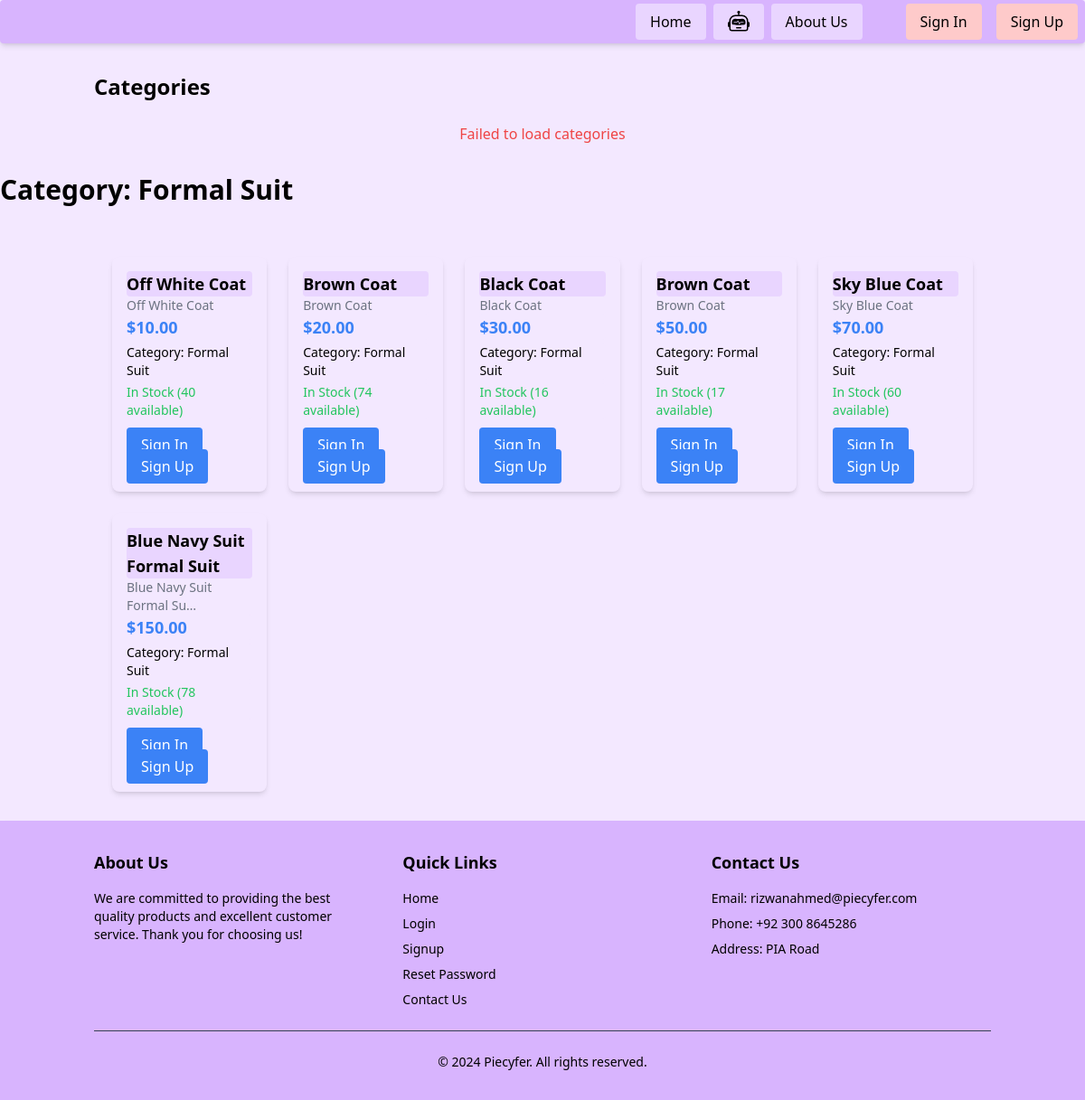
/category/5/, run on an earlier commit of the app's database.
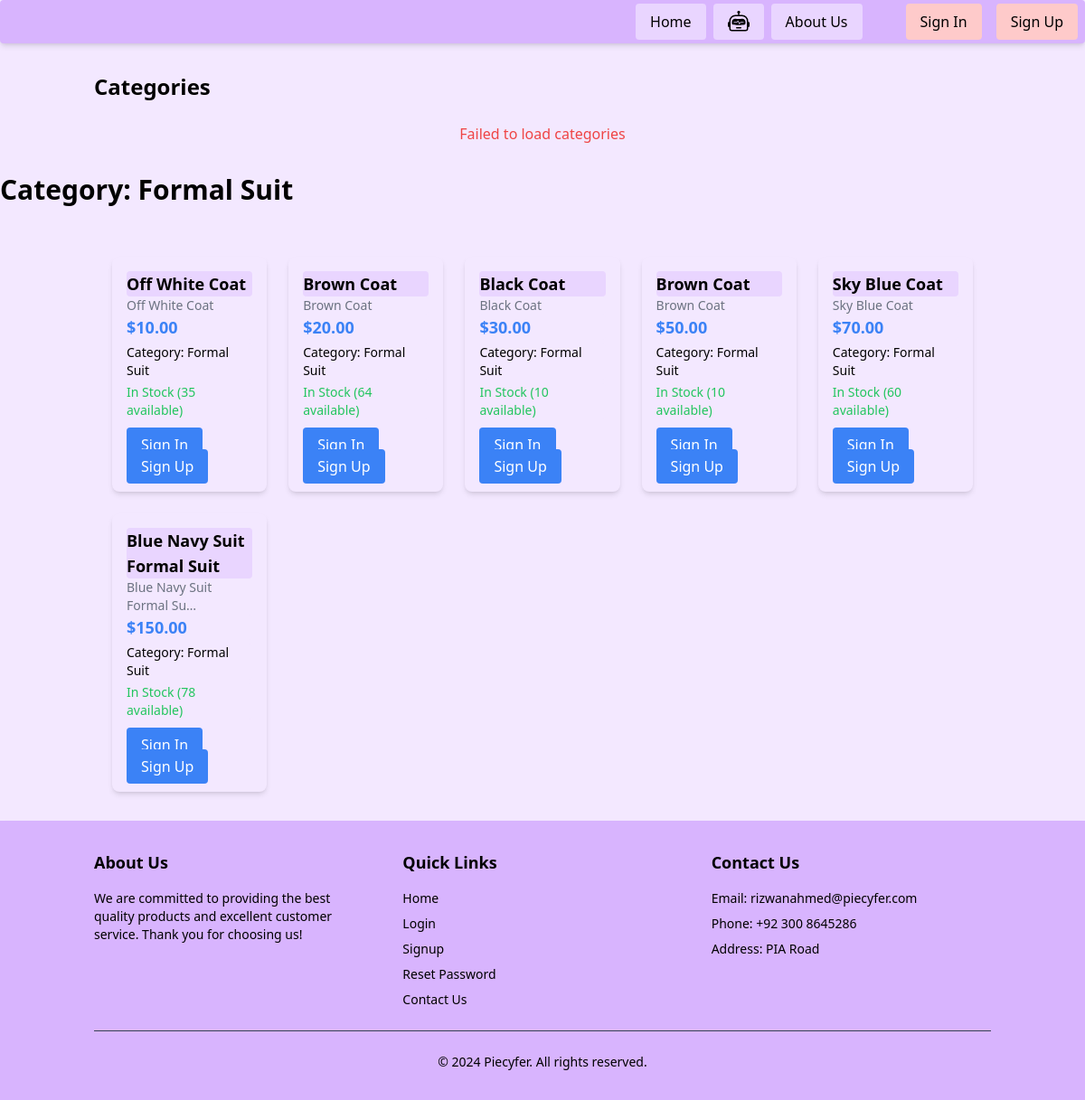
And on a later commit of the database.
### display/models.py (models this page shows, shortened)
class Product(models.Model):
    name = models.CharField(max_length=255)
    description = models.TextField(blank=True, null=True)
    price = models.DecimalField(max_digits=10, decimal_places=2 , validators=[validate_positive])
    stock = models.PositiveIntegerField(default=0 , validators=[validate_positive])
    image = CloudinaryField('product_image', blank=True, null=True)
    category = models.ForeignKey(Category, on_delete=models.CASCADE, related_name='products', null=True)
    merchant = models.ForeignKey(
        settings.AUTH_USER_MODEL,
        on_delete=models.CASCADE,
        null=True,
        blank=True,
        related_name="merchant_products"
    )
    created_at = models.DateTimeField(auto_now_add=True , null=True)
    updated_at = models.DateTimeField(auto_now=True, null=True)

class Category(models.Model):
    name = models.CharField(max_length=255)
    description = models.TextField(blank=True, null=True)

### display/views.py (the view)
# urls.py: path('category/<int:category_id>/', views.category_products, name='category_products'),
def category_products(request, category_id):
    category = get_object_or_404(Category, id=category_id)
    products = Product.objects.filter(category=category)
    return render(request, 'display/category_products.html', {'category': category, 'products': products})

### display/context_processors.py (called while the page is built)
def categories(request):
    return {
        'categories': Category.objects.all()
    }

### display/templates/display/category_products.html (shortened to what the changed rows need)
{% extends 'base.html' %}
{% load cloudinary %}
{% block content %}
<div class="container mx-auto px-4 py-8">
  <h2 class="text-2xl font-bold mb-6">Categories</h2>
</div>
    <h1 class="text-3xl font-bold mb-6">Category: {{ category.name }}</h1>
<div class="container mx-auto px-4 py-8">
    <div id="productContainer" class="grid grid-cols-3 sm:grid-cols-4 lg:grid-cols-5 gap-6 ml-5 mr-5">
      {% for product in products %}
        <div class="product-card bg-purple-100 shadow-md rounded-lg outline-none overflow-hidden">
          <div class="p-4">
            <a href="{% url 'display:detailedpage' product.id %}" class="block bg-purple-200 rounded text-lg font-semibold text-black-300">
              {{ product.name }}
            </a>
            <p class="text-gray-500 text-sm bg-purple-100 rounded">
              {{ product.description|truncatechars:25 }}
            </p>
            <p class="text-blue-500 font-bold text-lg bg-purple-100 rounded">${{ product.price }}</p>
            <p class="text-sm text-black-100 font-medium mt-1 bg-purple-100 rounded">
              Category:
              {% if product.category %}
                {{ product.category.name }}
              {% else %}
                No Category
              {% endif %}
            </p>
            {% if product.stock > 0 %}
              <p class="text-green-500 text-sm mt-1 bg-purple-100 rounded">
                In Stock ({{ product.stock }} available)
              </p>
              {% if user.is_authenticated %}
              <div class="flex items-center gap-1">
                <input
                  type="number"
                  class="border bg-purple-200 px-2 py-1 rounded w-14 quantity-input"
                  data-product-id="{{ product.id }}"
                  min="1"
                  max="{{ product.stock }}"
                  value="1"
                />
                <button
                  class="add-to-cart bg-purple-200 text-white px-2 py-2 rounded hover:bg-purple-400 "
                  data-product-id="{{ product.id }}"
                >
                <svg
                width="20"
                height="20"
                viewBox="0 0 24 24"
                fill="none"
                xmlns="http://www.w3.org/2000/svg"
            >
                <path
                    d="M3 3H5L6.68 14.39C6.78 15.17 7.48 15.75 8.27 15.75H19.33C20.12 15.75 20.82 15.17 20.92 14.39L22 6H6"
                    stroke="#6B21A8"
                    stroke-width="2"
                    stroke-linecap="round"
                    stroke-linejoin="round"
                />
                <circle cx="9" cy="20" r="1" fill="#6B21A8"/>
                <circle cx="17" cy="20" r="1" fill="#6B21A8"/>
                <path
                    d="M12 8V12M10 10H14"
                    stroke="#6B21A8"
                    stroke-width="2"
                    stroke-linecap="round"
                />
            </svg>
          </button>
                <button
                  class="watchlist-toggle"
                  data-product-id="{{ product.id }}"
                >
                  <svg
                    xmlns="http://www.w3.org/2000/svg"
                    class="h-8 w-8 transition-colors duration-300 {% if product.in_watchlist %}text-red-500{% else %}text-gray-500{% endif %}"
                    fill="none"
                    viewBox="0 0 24 24"
                    stroke="currentColor"
                    stroke-width="3"
                  >
                    <path
                      stroke-linecap="round"
                      stroke-linejoin="round"
                      d="M4.318 6.318a4.5 4.5 0 000 6.364L12 20.364l7.682-7.682a4.5 4.5 0 00-6.364-6.364L12 7.636l-1.318-1.318a4.5 4.5 0 00-6.364 0z"
                    />
                  </svg>
                </button>
              </div>
              {% else %}
              <div class="mt-4">
              <a
                href="{% url 'userauth:login' %}"
                class="bg-blue-500 text-white px-4 py-2 mr-4 rounded hover:bg-blue-600"
              >
                Sign In
              </a>
              <a
                href="{% url 'userauth:signup' %}"
                class="bg-blue-500 text-white px-4 py-2 rounded hover:bg-blue-600"
              >
                Sign Up
              </a>
            </div>
              {% endif %}
            {% endif %}
          </div>
        </div>
      {% endfor %}
    </div>
  </div>
{% endblock %}

What changed in the data, as far as the page shows it:
changed Product "Off White Coat": stock "40" → "35"
changed Product (number 2 of 6 on the later page): stock "74" → "64"
changed Product "Black Coat": stock "16" → "10"
changed Product (number 4 of 6 on the later page): stock "17" → "10"
